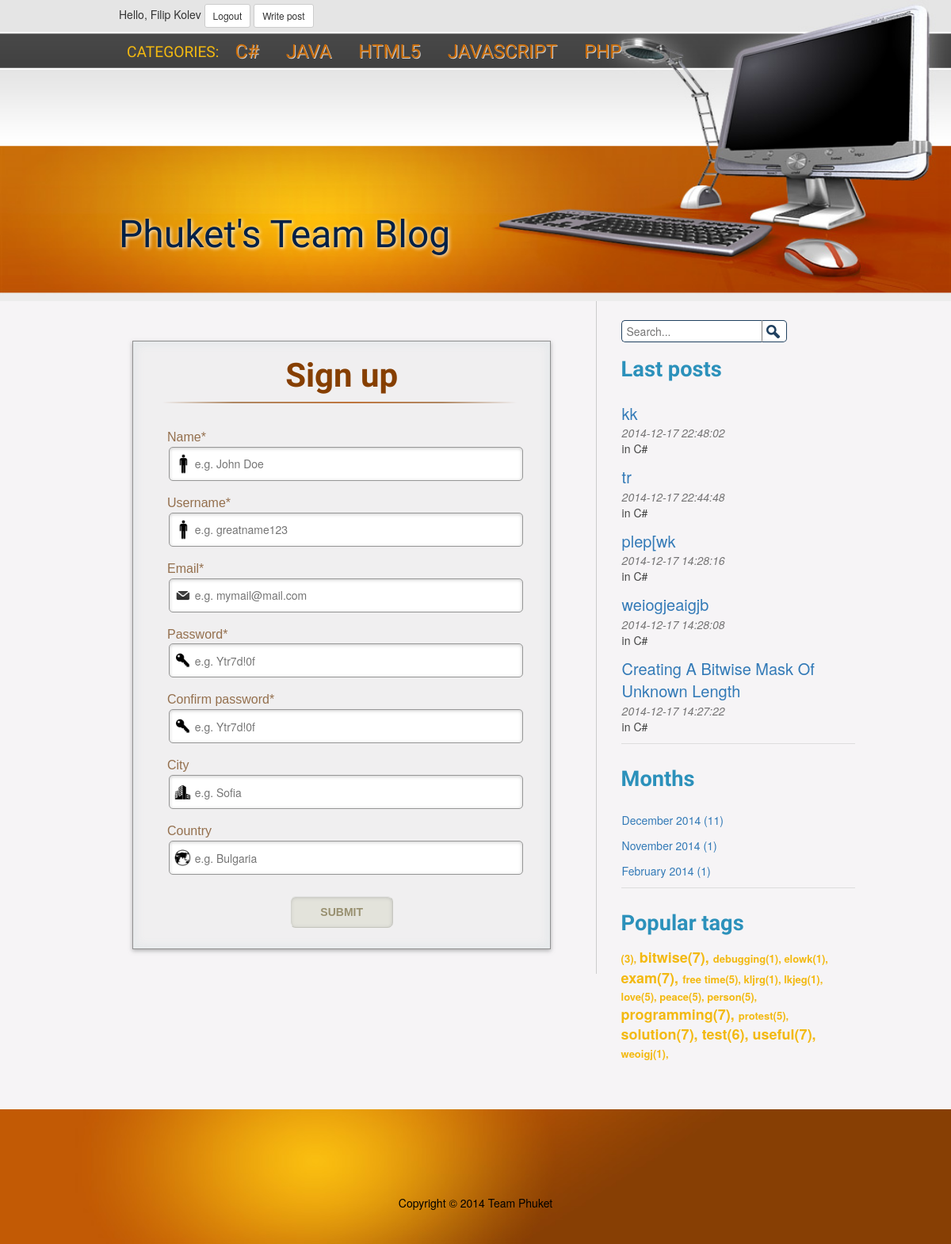
/register.php (signed in), run on the app's committed database.
### tables this page shows
CREATE TABLE IF NOT EXISTS `categories` (
  `id` int(2) NOT NULL,
  `name` varchar(50) NOT NULL
);

CREATE TABLE IF NOT EXISTS `posts` (
  `id` int(5) NOT NULL,
  `date` datetime NOT NULL DEFAULT CURRENT_TIMESTAMP,
  `title` varchar(500) NOT NULL,
  `text` text NOT NULL,
  `user_id` int(5) NOT NULL,
  `category` int(50) NOT NULL
);

### lastposts.php (the view)
<div class="post-lists">
    <form action="viewSearch.php" method="GET">
        <input type="search" name="search" id="search-input" placeholder="Search..."/>
        <input type="submit" class="search-button" value=""/>
    </form>
    <h2>Last posts</h2>
    <ul class="nav nav-tabs">
        <?php
        require 'config.php';
        $lastPostsQuery = "SELECT * FROM posts ORDER BY date DESC LIMIT 0, 5";
        $arr = $con->query($lastPostsQuery);
        while($row = mysqli_fetch_assoc($arr)){
            $title = $row['title'];
            $date = $row['date'];
            $id = $row['id'];
            $cat = $row['category'];
            $category = $con->query("SELECT name FROM categories WHERE id = $cat")->fetch_all()[0][0];
            ?>
            <li><a href="view.php?query=post&id=<?php echo $id ?>">
                    <span class="title"><?php echo $title?></span><br>
                    <span class="date"><?php echo $date?></span> <br>
                    <span class="category">in <?php echo $category?></span>
                </a>
            </li>
        <?php } ?>
    </ul>
</div>

### header.php (shortened to what this page needs)
<?php
require 'config.php';
?>
<!DOCTYPE html>
<html>
<head lang="en">
    <link rel="stylesheet" href="css/resetter.css">
    <link rel="stylesheet" href="https://maxcdn.bootstrapcdn.com/bootstrap/3.3.1/css/bootstrap.min.css">
    <link rel="stylesheet" href="css/signup.css">
    <link rel="stylesheet" href="css/style.css">
</head>
<body>
<header>
    <?php
    if (isset($_SESSION['loggedUser'])):
        $userID = $_SESSION['loggedUserID'];
        $query = "SELECT * FROM `users` WHERE id = '$userID'";
        $arrUser = $con->query($query);
        while ($row = mysqli_fetch_assoc($arrUser)){
            $type = $row['type_account'];
        }
        ?>
        <div class="login"><span>Hello, <?php echo $_SESSION['loggedUserName'] ?></span>
            <a href="php/logout.php">
                <button type="button" class="btn btn-default btn-sm ">Logout</button>
            </a>
        <?php
        if ($type == 'admin'):?>
            <a href="writepost.php">
                <button type="button" class="btn btn-default btn-sm ">Write post</button>
            </a>
            </div>
        <?php endif ?>
    <?php endif; ?>
    <nav><p>CATEGORIES:</p>
        <div class="menu">
            <ul>
                <?php
                $sql = "SELECT * FROM categories";
                $result = mysqli_query($con, $sql);
                while($categories = mysqli_fetch_row($result)):
                    ?>
                    <li><a href="view.php?query=category&cat=<?php echo $categories[0] ?>"><?php echo $categories[1] ?></a></li>
                    <?php
                endwhile;
                ?>
            </ul>
        </div>
    </nav>
    <p class="logo"><a href="index.php">Phuket's Team Blog</a></p>
</header>

### css/style.css (style rules this page uses)
html { margin: 0; padding: 0; font-size: 16px; }
body { padding: 0; background-color: #f6f4f6; }
header { width:100%; height: 380px; margin: 0 auto; background-image: url("../images/header_bg.jpg"); background-size: 100% 100%; background-repeat: no-repeat; overflow: auto; }
.logo { margin:180px 0 0 150px; font-size: 3rem; text-shadow: #fff 1px 1px 5px; font-family: 'Gloria Hallelujah', cursive; }
.logo a { color:#022046; text-decoration: none; font-size: 3rem; font-family: 'Gloria Hallelujah', cursive; }
nav { margin: 15px 0 0 150px; }
nav p { color: #f3b911; font-size: 1.2rem; font-family: 'Passion One', cursive; float: left; margin: 4px 0 0 10px; }
nav ul li { list-style-type: none; display: inline; padding: 0 10px 0 10px; margin-left: 10px; }
nav ul li a { text-decoration: none; color: #ca6d09; font-size: 1.5rem; font-family: 'Passion One', cursive; text-shadow: #cccccc 1px 1px; }
aside h2 { font-weight: bold; font-size: 1.7rem; font-family: 'Cuprum', sans-serif; color: #2c91bb; margin-bottom: 15px; }
.post-lists { margin-bottom: 30px; }
.post-lists ul li { line-height: 1.42857143; }
.post-lists ul li a { text-decoration: none; }
.login { margin-left: 150px; margin-top: 5px; height: 28px; }
.nav>li>a { position: relative; padding: 0 0; }
.nav-tabs>li>a { margin-right: 2px; }
#search-input { border: 1px solid #204160; border-right: none; border-bottom-left-radius: 5px; border-top-left-radius: 5px; width: 60%; height: 28px; margin-top: 8%; padding-left: 2%; }
.search-button { float: right; width: 32px; height: 28px; margin-top: 2%; position: absolute; border: 1px solid #204160; border-left: 1px solid gray; border-bottom-right-radius: 5px; border-top-right-radius: 5px; background-image: url("../images/search.png"); }
.post-lists li { float: none; margin: 10px 0; }
.title { font-size: 20px; }
.date { font-style: italic; color: rgba(67, 67, 67, 0.72); }
.category { color: #434343; }

### data on the page
categories: name "C#"
categories: name "JAVA"
categories: name "HTML5"
categories: name "JAVASCRIPT"
categories: name "PHP"
posts: title "kk", date "2014-12-17 22:48:02", category.name "C#"
posts: title "tr", date "2014-12-17 22:44:48", category.name "C#"
posts: title "plep[wk", date "2014-12-17 14:28:16", category.name "C#"
posts: title "weiogjeaigjb", date "2014-12-17 14:28:08", category.name "C#"
posts: title "Creating A Bitwise Mask Of Unknown Length", date "2014-12-17 14:27:22", category.name "C#"

### other printed values
$_SESSION['loggedUserName'] "Filip Kolev"
$monthName "December"
$year "2014"
$postCount "11"
$monthName "November"
$postCount "1"
$monthName "February"
$count "3"
$tag[tags] "bitwise"
$count "7"
$tag[tags] "debugging"
$count "1"
$tag[tags] "elowk"
$tag[tags] "exam"
$tag[tags] "free time"
